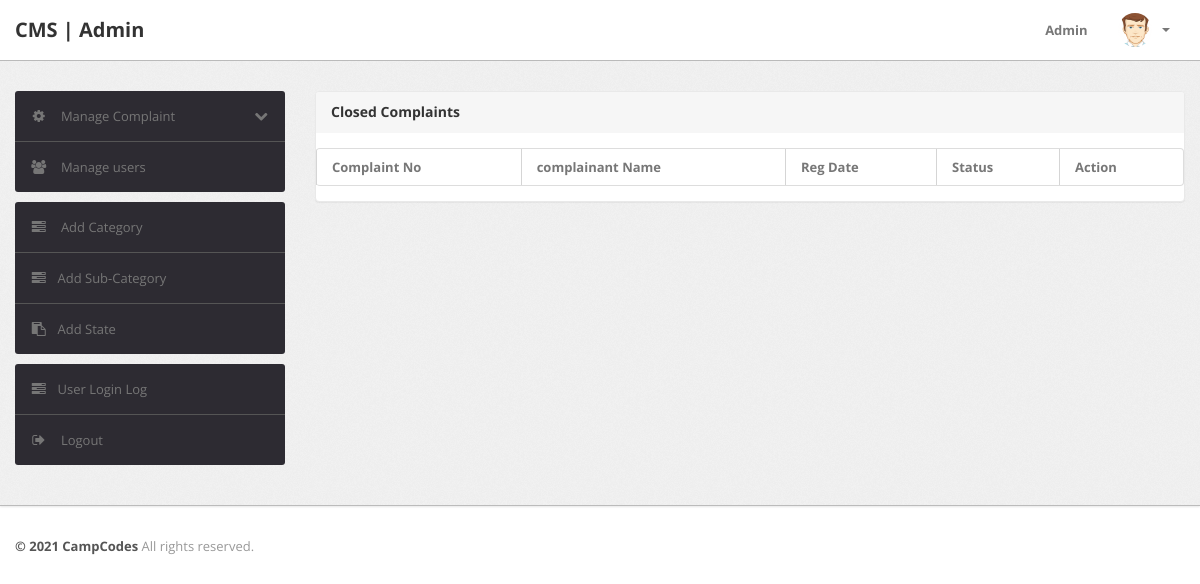
Page /admin/closed-complaint.php (signed in) on the earlier database version.
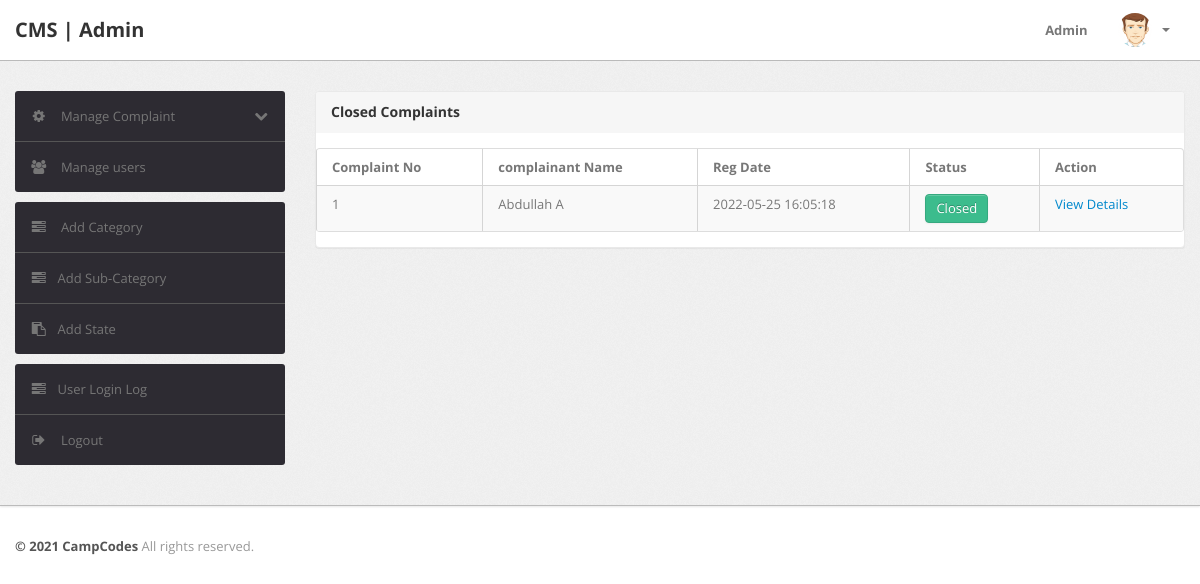
Same page on the later database version.
### tables this page shows
CREATE TABLE `tblcomplaints` (
  `complaintNumber` int(11) NOT NULL,
  `userId` int(11) NOT NULL,
  `category` int(11) NOT NULL,
  `subcategory` varchar(255) NOT NULL,
  `complaintType` varchar(255) NOT NULL,
  `state` varchar(255) NOT NULL,
  `noc` varchar(255) NOT NULL,
  `complaintDetails` mediumtext NOT NULL,
  `complaintFile` varchar(255) DEFAULT NULL,
  `regDate` timestamp NOT NULL DEFAULT current_timestamp(),
  `status` varchar(50) DEFAULT NULL,
  `lastUpdationDate` timestamp NOT NULL DEFAULT '0000-00-00 00:00:00' ON UPDATE current_timestamp()
);

CREATE TABLE `users` (
  `id` int(11) NOT NULL,
  `fullName` varchar(255) DEFAULT NULL,
  `userEmail` varchar(255) DEFAULT NULL,
  `password` varchar(255) DEFAULT NULL,
  `contactNo` bigint(11) DEFAULT NULL,
  `address` tinytext DEFAULT NULL,
  `State` varchar(255) DEFAULT NULL,
  `country` varchar(255) DEFAULT NULL,
  `pincode` int(6) DEFAULT NULL,
  `userImage` varchar(255) DEFAULT NULL,
  `regDate` timestamp NOT NULL DEFAULT current_timestamp(),
  `updationDate` timestamp NOT NULL DEFAULT '0000-00-00 00:00:00' ON UPDATE current_timestamp(),
  `status` int(1) NOT NULL
);

### admin/closed-complaint.php (the view, shortened to what this page needs)
<?php
include('include/config.php');
if(strlen($_SESSION['alogin'])==0)
	{
header('location:index.php');
}
else{
?>
<!DOCTYPE html>
<html lang="en">
<head>
	<link type="text/css" href="bootstrap/css/bootstrap.min.css" rel="stylesheet">
	<link type="text/css" href="bootstrap/css/bootstrap-responsive.min.css" rel="stylesheet">
	<link type="text/css" href="css/theme.css" rel="stylesheet">
	<link type="text/css" href="images/icons/css/font-awesome.css" rel="stylesheet">
</head>
<body>
<?php include('include/header.php');?>
	<div class="wrapper">
		<div class="container">
			<div class="row">
<?php include('include/sidebar.php');?>
			<div class="span9">
					<div class="content">
	<div class="module">
							<div class="module-head">
								<h3>Closed Complaints</h3>
							</div>
							<div class="module-body table">
								<table cellpadding="0" cellspacing="0" border="0" class="datatable-1 table table-bordered table-striped	 display" >
									<thead>
										<tr>
											<th>Complaint No</th>
											<th> complainant Name</th>
											<th>Reg Date</th>
											<th>Status</th>
											<th>Action</th>
										</tr>
									</thead>
<tbody>
<?php
$st='closed';
$query=mysqli_query($bd, "select tblcomplaints.*,users.fullName as name from tblcomplaints join users on users.id=tblcomplaints.userId where tblcomplaints.status='$st'");
while($row=mysqli_fetch_array($query))
{
?>
										<tr>
											<td><?php echo htmlentities($row['complaintNumber']);?></td>
											<td><?php echo htmlentities($row['name']);?></td>
											<td><?php echo htmlentities($row['regDate']);?></td>
											<td><button type="button" class="btn btn-success">Closed</button></td>
											<td>   <a href="complaint-details.php?cid=<?php echo htmlentities($row['complaintNumber']);?>"> View Details</a>
											</td>
											</tr>
										<?php  } ?>
										</tbody>
								</table>
							</div>
						</div>
					</div>
				</div>
			</div>
		</div>
	</div>
<?php include('include/footer.php');?>
</body>
<?php } ?>

Differences in the rows shown:
added tblcomplaints: complaintNumber "1", userId.fullName "Abdullah A", regDate "2022-05-25 16:05:18"
